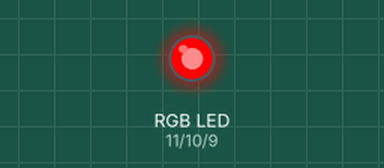
Recording of a sketch running on a simulated Arduino Uno, built with avr-gcc and run on an emulated ATmega328P. Parts: an RGB LED mixed from three pins (HIGH = lit). Dim RGB values are drawn brighter than linear.

Above: at 0.05 s.
At 1.85 s:
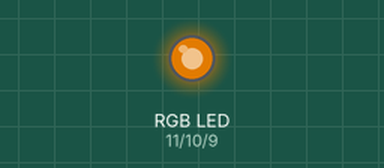
At 3.65 s:
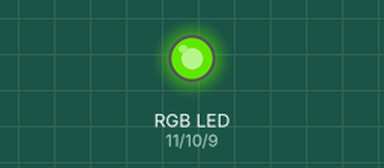
At 7.25 s:
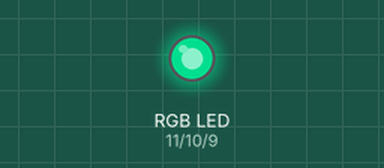
At 10.85 s:
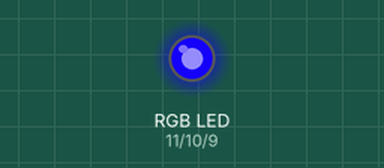
At 14.55 s:
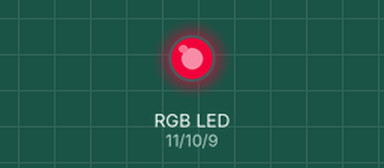
Timing chart, 0 to 20.3 s (numbered marks = the images above):
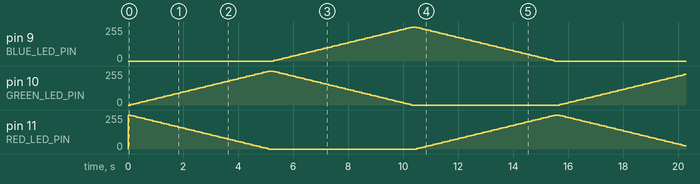

The sketch:

_bonus_01_led_rgb_B.ino
```cpp
/*
  Cycles through the colors of a RGB LED
  Written for SparkFun Arduino Inventor's Kit CIRC-RGB

*/

// Assegno il numero di PIN ai led che userò
// Assegno un nome di variabile che mi ricordi il colore su cui agisco
int RED_LED_PIN = 11;
int GREEN_LED_PIN = 10;
int BLUE_LED_PIN = 9;


// Creo delle variabili in cui memorizzo il valore del singolo colore
// Questo valore varierà da 0 a 255
int redIntensity = 0;
int greenIntensity = 0;
int blueIntensity = 0;

// Definisco una variabile con il tempo di delay
// In questa maniera posso fare delle prove senza cambiare il valore
// in ogni punto del codice
int DISPLAY_TIME = 100;


void setup() {
  pinMode(RED_LED_PIN, OUTPUT);
  pinMode(GREEN_LED_PIN, OUTPUT);
  pinMode(BLUE_LED_PIN, OUTPUT);
}

void loop() {
  // Primo ciclo dal ROSSO al VERDE
  // Il ciclo aumenta progressivamente il valore di verde e diminuisce quello di rosso

  for (greenIntensity = 0; greenIntensity <= 255; greenIntensity+=5) {
        redIntensity = 255-greenIntensity;
        analogWrite(GREEN_LED_PIN, greenIntensity);
        analogWrite(RED_LED_PIN, redIntensity);
        delay(DISPLAY_TIME);
  }

  // Secondo ciclo dal VERDE al BLU
  // Il ciclo aumenta progressivamente il valore di blu e diminuisce quello di verde

  for (blueIntensity = 0; blueIntensity <= 255; blueIntensity+=5) {
        greenIntensity = 255-blueIntensity;
        analogWrite(BLUE_LED_PIN, blueIntensity);
        analogWrite(GREEN_LED_PIN, greenIntensity);
        delay(DISPLAY_TIME);
  }

  // Terzo ciclo dal BLU di nuovo al ROSSO
  // Il ciclo aumenta progressivamente il valore di rosso e diminuisce quello di blu

  for (redIntensity = 0; redIntensity <= 255; redIntensity+=5) {
        blueIntensity = 255-redIntensity;
        analogWrite(RED_LED_PIN, redIntensity);
        analogWrite(BLUE_LED_PIN, blueIntensity);
        delay(DISPLAY_TIME);
  }
}
```
